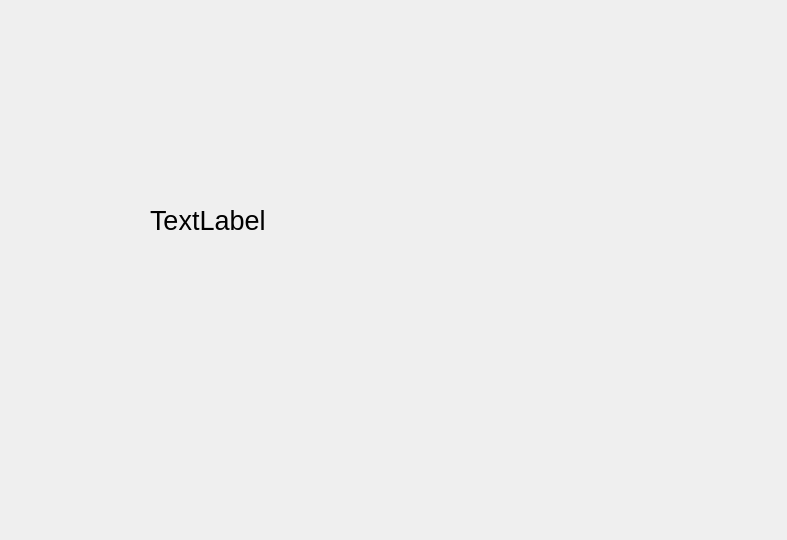
<?xml version="1.0" encoding="UTF-8"?>
<ui version="4.0">
 <class>Dialog</class>
 <widget class="QDialog" name="Dialog">
  <property name="geometry">
   <rect>
    <x>0</x>
    <y>0</y>
    <width>787</width>
    <height>540</height>
   </rect>
  </property>
  <property name="windowTitle">
   <string>Dialog</string>
  </property>
  <widget class="QLabel" name="label">
   <property name="geometry">
    <rect>
     <x>150</x>
     <y>110</y>
     <width>371</width>
     <height>221</height>
    </rect>
   </property>
   <property name="font">
    <font>
     <pointsize>20</pointsize>
    </font>
   </property>
   <property name="text">
    <string>TextLabel</string>
   </property>
  </widget>
 </widget>
 <resources/>
 <connections/>
</ui>
